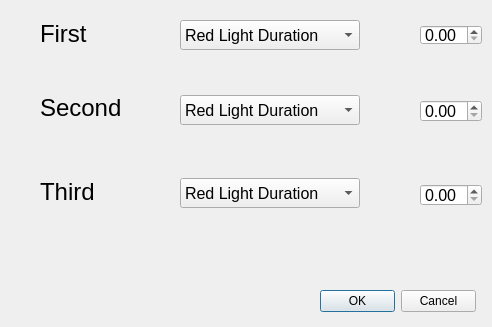
<?xml version="1.0" encoding="UTF-8"?>
<ui version="4.0">
 <class>TrafLightSet</class>
 <widget class="QDialog" name="TrafLightSet">
  <property name="geometry">
   <rect>
    <x>0</x>
    <y>0</y>
    <width>492</width>
    <height>327</height>
   </rect>
  </property>
  <property name="windowTitle">
   <string>Dialog</string>
  </property>
  <widget class="QDialogButtonBox" name="buttonBoxTLDia">
   <property name="geometry">
    <rect>
     <x>320</x>
     <y>290</y>
     <width>156</width>
     <height>23</height>
    </rect>
   </property>
   <property name="orientation">
    <enum>Qt::Horizontal</enum>
   </property>
   <property name="standardButtons">
    <set>QDialogButtonBox::Cancel|QDialogButtonBox::Ok</set>
   </property>
  </widget>
  <widget class="QDoubleSpinBox" name="SpinBox1TLDia">
   <property name="geometry">
    <rect>
     <x>420</x>
     <y>25</y>
     <width>62</width>
     <height>20</height>
    </rect>
   </property>
   <property name="font">
    <font>
     <family>Segoe UI</family>
     <pointsize>12</pointsize>
    </font>
   </property>
  </widget>
  <widget class="QDoubleSpinBox" name="SpinBox2TLDia">
   <property name="geometry">
    <rect>
     <x>420</x>
     <y>100</y>
     <width>62</width>
     <height>22</height>
    </rect>
   </property>
   <property name="font">
    <font>
     <family>Segoe UI</family>
     <pointsize>12</pointsize>
    </font>
   </property>
  </widget>
  <widget class="QDoubleSpinBox" name="SpinBox3TLDia">
   <property name="geometry">
    <rect>
     <x>420</x>
     <y>184</y>
     <width>62</width>
     <height>22</height>
    </rect>
   </property>
   <property name="font">
    <font>
     <family>Segoe UI</family>
     <pointsize>12</pointsize>
    </font>
   </property>
  </widget>
  <widget class="QComboBox" name="cobBox1TLDia">
   <property name="geometry">
    <rect>
     <x>180</x>
     <y>20</y>
     <width>180</width>
     <height>30</height>
    </rect>
   </property>
   <property name="font">
    <font>
     <family>Segoe UI</family>
     <pointsize>12</pointsize>
    </font>
   </property>
   <item>
    <property name="text">
     <string>Red Light Duration</string>
    </property>
   </item>
   <item>
    <property name="text">
     <string>Yellow Light Duration</string>
    </property>
   </item>
   <item>
    <property name="text">
     <string>Green Light Duration</string>
    </property>
   </item>
  </widget>
  <widget class="QComboBox" name="cobBox2TLdia">
   <property name="geometry">
    <rect>
     <x>180</x>
     <y>95</y>
     <width>180</width>
     <height>30</height>
    </rect>
   </property>
   <property name="font">
    <font>
     <family>Segoe UI</family>
     <pointsize>12</pointsize>
    </font>
   </property>
   <item>
    <property name="text">
     <string>Red Light Duration</string>
    </property>
   </item>
   <item>
    <property name="text">
     <string>Yellow Light Duration</string>
    </property>
   </item>
   <item>
    <property name="text">
     <string>Green Light Duration</string>
    </property>
   </item>
  </widget>
  <widget class="QComboBox" name="cobBox3TLDia">
   <property name="geometry">
    <rect>
     <x>180</x>
     <y>178</y>
     <width>180</width>
     <height>30</height>
    </rect>
   </property>
   <property name="font">
    <font>
     <family>Segoe UI</family>
     <pointsize>12</pointsize>
    </font>
   </property>
   <item>
    <property name="text">
     <string>Red Light Duration</string>
    </property>
   </item>
   <item>
    <property name="text">
     <string>Yellow Light Duration</string>
    </property>
   </item>
   <item>
    <property name="text">
     <string>Green Light Duration</string>
    </property>
   </item>
  </widget>
  <widget class="QLabel" name="BL1TLDia">
   <property name="geometry">
    <rect>
     <x>40</x>
     <y>18</y>
     <width>51</width>
     <height>31</height>
    </rect>
   </property>
   <property name="font">
    <font>
     <family>Segoe UI</family>
     <pointsize>18</pointsize>
    </font>
   </property>
   <property name="text">
    <string>First</string>
   </property>
  </widget>
  <widget class="QLabel" name="BL2TLDia">
   <property name="geometry">
    <rect>
     <x>40</x>
     <y>92</y>
     <width>81</width>
     <height>31</height>
    </rect>
   </property>
   <property name="font">
    <font>
     <family>Segoe UI</family>
     <pointsize>18</pointsize>
    </font>
   </property>
   <property name="text">
    <string>Second</string>
   </property>
  </widget>
  <widget class="QLabel" name="BL2TLDia_2">
   <property name="geometry">
    <rect>
     <x>40</x>
     <y>176</y>
     <width>61</width>
     <height>31</height>
    </rect>
   </property>
   <property name="font">
    <font>
     <family>Segoe UI</family>
     <pointsize>18</pointsize>
    </font>
   </property>
   <property name="text">
    <string>Third</string>
   </property>
  </widget>
 </widget>
 <resources/>
 <connections>
  <connection>
   <sender>buttonBoxTLDia</sender>
   <signal>accepted()</signal>
   <receiver>TrafLightSet</receiver>
   <slot>accept()</slot>
   <hints>
    <hint type="sourcelabel">
     <x>248</x>
     <y>254</y>
    </hint>
    <hint type="destinationlabel">
     <x>157</x>
     <y>274</y>
    </hint>
   </hints>
  </connection>
  <connection>
   <sender>buttonBoxTLDia</sender>
   <signal>rejected()</signal>
   <receiver>TrafLightSet</receiver>
   <slot>reject()</slot>
   <hints>
    <hint type="sourcelabel">
     <x>316</x>
     <y>260</y>
    </hint>
    <hint type="destinationlabel">
     <x>286</x>
     <y>274</y>
    </hint>
   </hints>
  </connection>
 </connections>
</ui>
